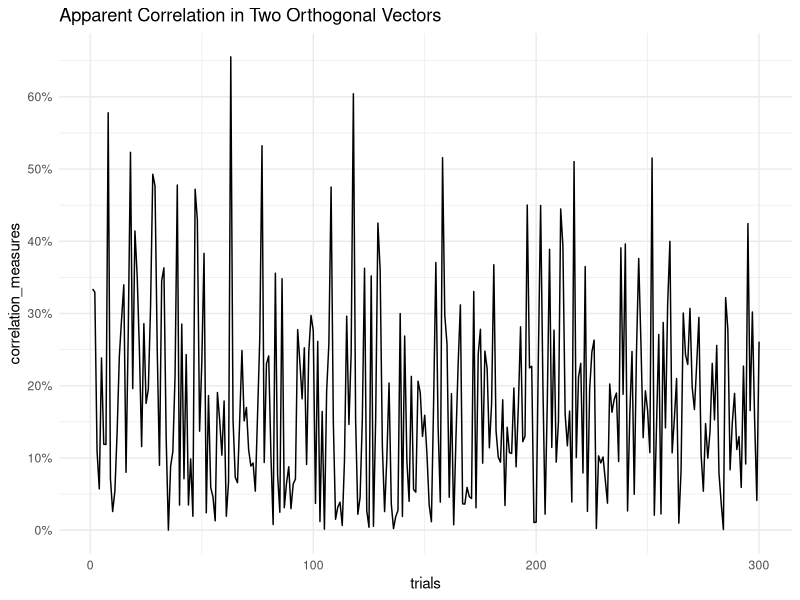

The R source for this figure:

library(tidyverse)
library(scales)



createVecs <- function(x){
vec1 <- rnorm(n = 20, mean = 0, sd = 1)
vec2 <- rnorm(n = 20, mean = 0, sd = 1)
output <- cor(vec1, vec2)
output <- abs(output)
return(output)
}

n <- 300

output <- map_chr(seq_len(n), createVecs) %>% as.numeric()


mydata <- tibble(trials = seq(1,n,1),
                 correlation_measures = output)


ggplot(mydata) +
  geom_line(aes(trials, correlation_measures)) +
  scale_y_continuous(breaks = seq(0,1,0.1), labels = scales::percent_format(accuracy = 1)) +
  theme_minimal() +
  ggtitle("Apparent Correlation in Two Orthogonal Vectors")
